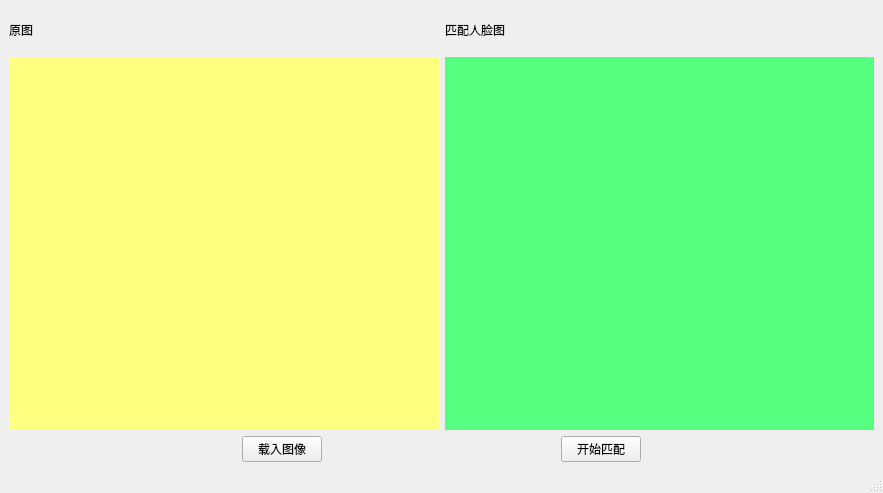
<?xml version="1.0" encoding="UTF-8"?>
<ui version="4.0">
 <class>FACE_MATCH</class>
 <widget class="QMainWindow" name="FACE_MATCH">
  <property name="geometry">
   <rect>
    <x>0</x>
    <y>0</y>
    <width>883</width>
    <height>493</height>
   </rect>
  </property>
  <property name="windowTitle">
   <string>MainWindow</string>
  </property>
  <widget class="QWidget" name="centralwidget">
   <layout class="QGridLayout" name="gridLayout">
    <item row="0" column="0">
     <layout class="QVBoxLayout" name="verticalLayout_3">
      <item>
       <layout class="QHBoxLayout" name="horizontalLayout">
        <item>
         <layout class="QVBoxLayout" name="verticalLayout" stretch="1,9">
          <item>
           <widget class="QLabel" name="label_3">
            <property name="text">
             <string>原图</string>
            </property>
           </widget>
          </item>
          <item>
           <widget class="QLabel" name="label_Origin">
            <property name="styleSheet">
             <string notr="true">background-color: rgb(255, 255, 127);</string>
            </property>
            <property name="text">
             <string/>
            </property>
           </widget>
          </item>
         </layout>
        </item>
        <item>
         <layout class="QVBoxLayout" name="verticalLayout_2" stretch="1,9">
          <item>
           <widget class="QLabel" name="label_4">
            <property name="text">
             <string>匹配人脸图</string>
            </property>
           </widget>
          </item>
          <item>
           <widget class="QLabel" name="labelMatch">
            <property name="styleSheet">
             <string notr="true">background-color: rgb(85, 255, 127);</string>
            </property>
            <property name="text">
             <string/>
            </property>
           </widget>
          </item>
         </layout>
        </item>
       </layout>
      </item>
      <item>
       <layout class="QHBoxLayout" name="horizontalLayout_2">
        <item>
         <spacer name="horizontalSpacer">
          <property name="orientation">
           <enum>Qt::Horizontal</enum>
          </property>
          <property name="sizeHint" stdset="0">
           <size>
            <width>40</width>
            <height>20</height>
           </size>
          </property>
         </spacer>
        </item>
        <item>
         <widget class="QPushButton" name="btnLoad">
          <property name="text">
           <string>载入图像</string>
          </property>
         </widget>
        </item>
        <item>
         <spacer name="horizontalSpacer_2">
          <property name="orientation">
           <enum>Qt::Horizontal</enum>
          </property>
          <property name="sizeHint" stdset="0">
           <size>
            <width>40</width>
            <height>20</height>
           </size>
          </property>
         </spacer>
        </item>
        <item>
         <widget class="QPushButton" name="btnMatch">
          <property name="text">
           <string>开始匹配</string>
          </property>
         </widget>
        </item>
        <item>
         <spacer name="horizontalSpacer_3">
          <property name="orientation">
           <enum>Qt::Horizontal</enum>
          </property>
          <property name="sizeHint" stdset="0">
           <size>
            <width>40</width>
            <height>20</height>
           </size>
          </property>
         </spacer>
        </item>
       </layout>
      </item>
     </layout>
    </item>
   </layout>
  </widget>
  <widget class="QMenuBar" name="menubar">
   <property name="geometry">
    <rect>
     <x>0</x>
     <y>0</y>
     <width>883</width>
     <height>22</height>
    </rect>
   </property>
  </widget>
  <widget class="QStatusBar" name="statusbar"/>
 </widget>
 <resources/>
 <connections/>
</ui>
